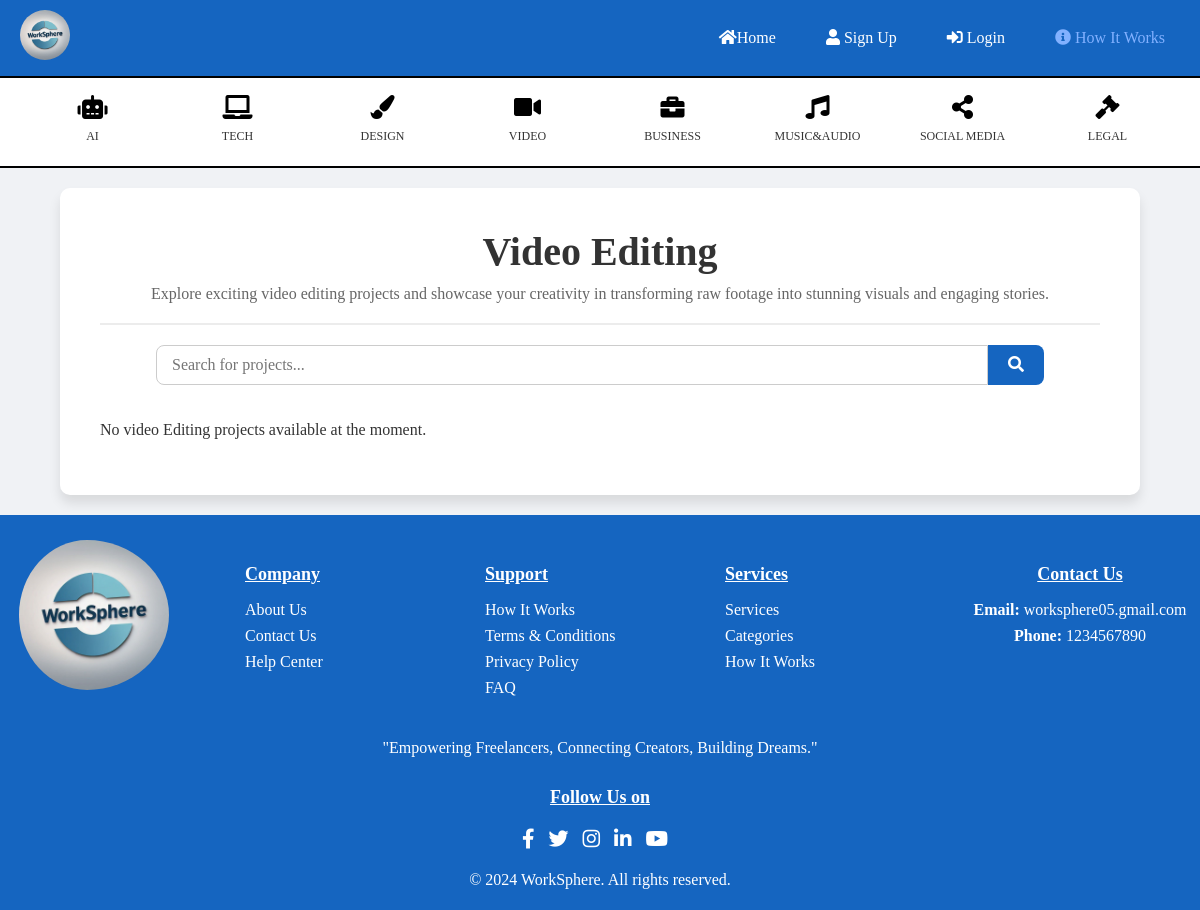
Before: /categories/video_editing/ with the older database file.
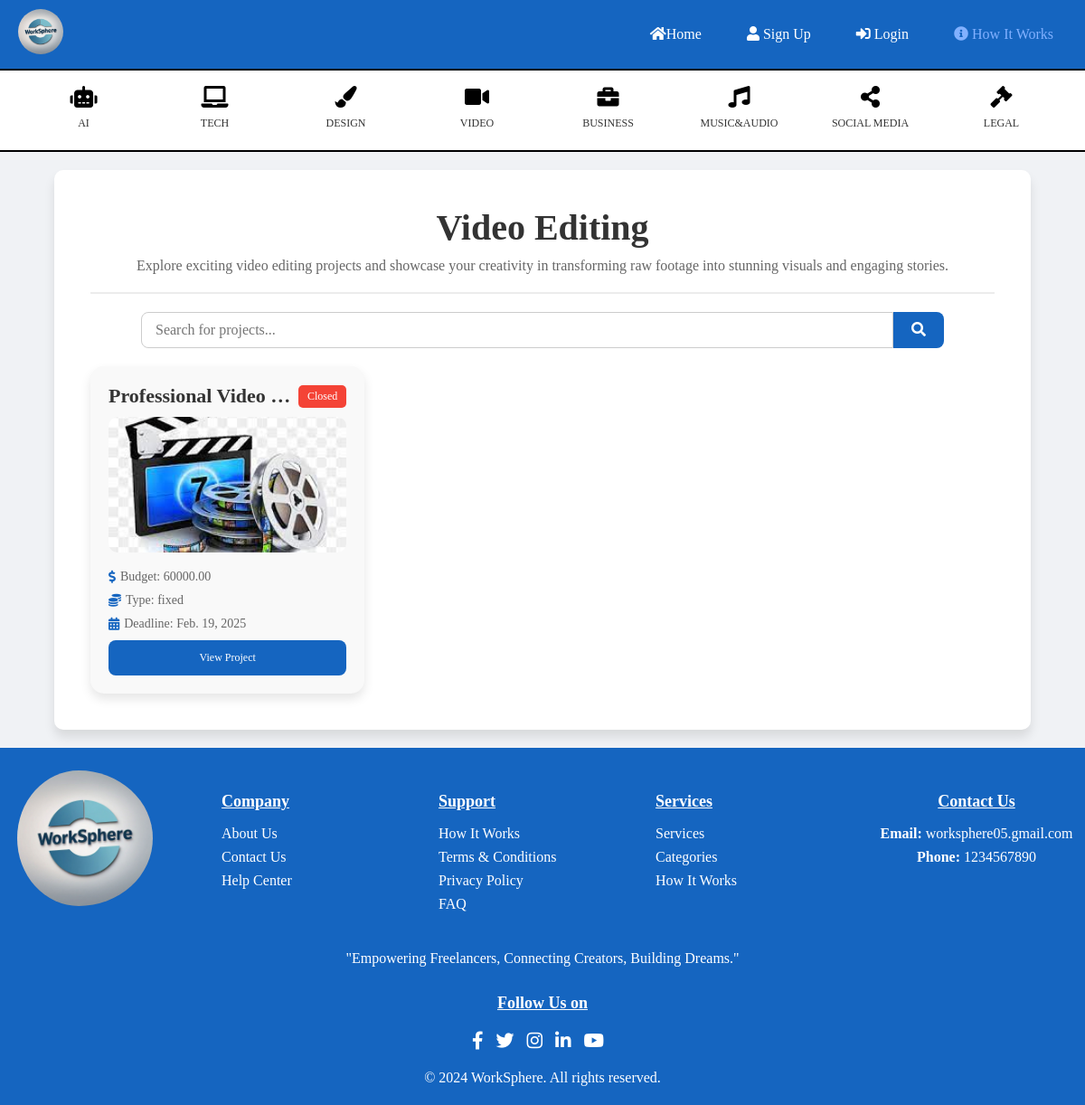
After: the same page with the newer database file.
### client/models.py (models this page shows, shortened)
class ClientPostProject(models.Model):
    EXPERIENCE_LEVEL_CHOICES = [
        ('entry', 'Entry Level'),
        ('intermediate', 'Intermediate Level'),
        ('expert', 'Expert Level'),
    ]
    BUDGET_TYPE_CHOICES = [
        ('fixed', 'Fixed Price'),
        ('hourly', 'Hourly'),
    ]
    CATEGORY_CHOICES = [
        ('ai_developement', 'AI Development'),
        ('animation', 'Animation'),
        ('business_strategy', 'Business Strategy'),
        ('content_creation', 'Content Creation'),
        ('contract_drafting', 'Contract Drafting'),
        ('graphic_design', 'Graphic Design'),
        ('legal_consulting', 'Legal Consulting'),
        ('logo_design', 'Logo Design'),
        ('machine_learning', 'Machine Learning'),
        ('market_research', 'Market Research'),
        ('social_media_marketing', 'Social Media Marketing'),
        ('software_development', 'Software Development'),
        ('video_editing', 'Video Editing'),
        ('web_development', 'Web Development'),
        ('music_composition', 'Music Composition'),
        ('lyric_writting', 'Lyric Writing'),
    ]
    client = models.ForeignKey(ClientRegisterLogin, on_delete=models.CASCADE, related_name='projects', null=True)
    title = models.CharField(max_length=255, help_text="Title of the project")
    description = models.TextField(help_text="Detailed description of the project")
    category = models.CharField(max_length=50, choices=CATEGORY_CHOICES, help_text="Project category")
    budget = models.DecimalField(max_digits=20, decimal_places=2, help_text="Project budget (fixed or hourly)")
    budget_type = models.CharField(max_length=10, choices=BUDGET_TYPE_CHOICES, help_text="Budget type")
    deadline = models.DateField(help_text="Deadline for project completion")
    skills_required = models.CharField(max_length=255, help_text="Skills required for the project")
    attachments = models.FileField(upload_to="project_attachments/", blank=True, null=True, help_text="Project-related files")
    photo = models.ImageField(upload_to="project_photos/", blank=True, null=True, help_text="Project-related photo")
    experience_level = models.CharField(max_length=15, choices=EXPERIENCE_LEVEL_CHOICES, help_text="Required experience level for freelancers")
    created_at = models.DateTimeField(auto_now_add=True, help_text="Time when the project was posted")
    status = models.CharField(max_length=10, null=True)

### categories/views.py (the view)
# urls.py: path('video_editing/', views.video_editing, name='video_editing'),
def video_editing(request):
    query = request.GET.get('q', '')  # Get search query from the GET request
    machine = ClientPostProject.objects.filter(category='video_editing')  # Filter only Machine Learning projects
    if query:
        machine = machine.filter(title__icontains=query)  # Apply search filter on project titles
    context ={
        'machine': machine,
        'query': query
    }
    return render(request, 'video_editing.html', context)

### categories/templates/video_editing.html (shortened to what this page needs)
{% extends 'header_footer.html' %}
{% block content %}
<!DOCTYPE html>
<html lang="en">
<head>
  <link rel="stylesheet" href="https://cdnjs.cloudflare.com/ajax/libs/font-awesome/5.15.4/css/all.min.css">
</head>
<body>
  <div class="projects-container">
    <div class="projects-header">
      <h2>Video Editing</h2>
      <p>Explore exciting video editing projects and showcase your creativity in transforming raw footage into stunning visuals and engaging stories.</p>
    </div>
    <form method="GET" action="">
      <div class="search-bar">
          <input type="text" name="q" placeholder="Search for projects..." value="{{ query }}">
          <button type="submit"><i class="fas fa-search"></i></button>
      </div>
    </form>
    <ul class="project-list">
      {% for video in machine %}
      <li class="project-card">
        <div class="project-header">
          <h3>{{ video.title | truncatechars:20 }}</h3>
          {% if video.status == "open" %}
          <span class="status-open">Open</span>
          {% else %}
          <span class="status-closed">Closed</span>
          {% endif %}
        </div>
        <img src="/media/{{video.photo}}" alt="Project Image">
        <div class="project-footer">
          <span><i class="fas fa-dollar-sign"></i> Budget: {{ video.budget }}</span>
          <span><i class="fas fa-coins"></i> Type: {{ video.budget_type }}</span>
          <span><i class="fas fa-calendar-alt"></i> Deadline: {{ video.deadline }}</span>
        </div>
        <a href="{% url 'project_view' video.id %}" class="view-details">View Project</a>
      </li>
      {% empty %}
      <p>No video Editing projects available at the moment.</p>
      {% endfor %}
    </ul>
  </div>
</body>
</html>
{% endblock %}

Changed rows visible on the page:
added ClientPostProject: title "Professional Video …", status "Closed", photo (picture), budget "60000.00", budget_type "fixed", deadline "Feb. 19, 2025"
Other visible differences:
text no longer shown: "No video Editing projects available at the moment."
